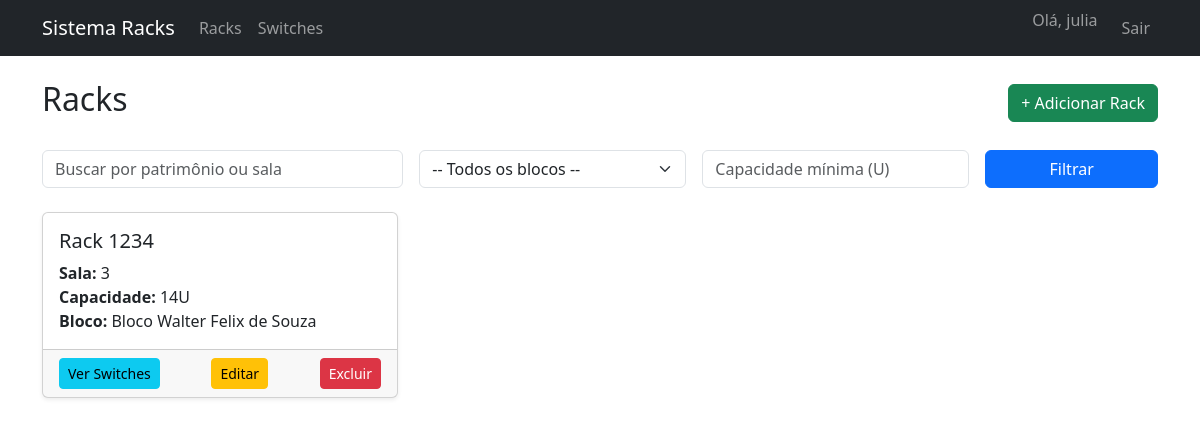
The page /inventario/racks/ (signed in) on the database as committed earlier.
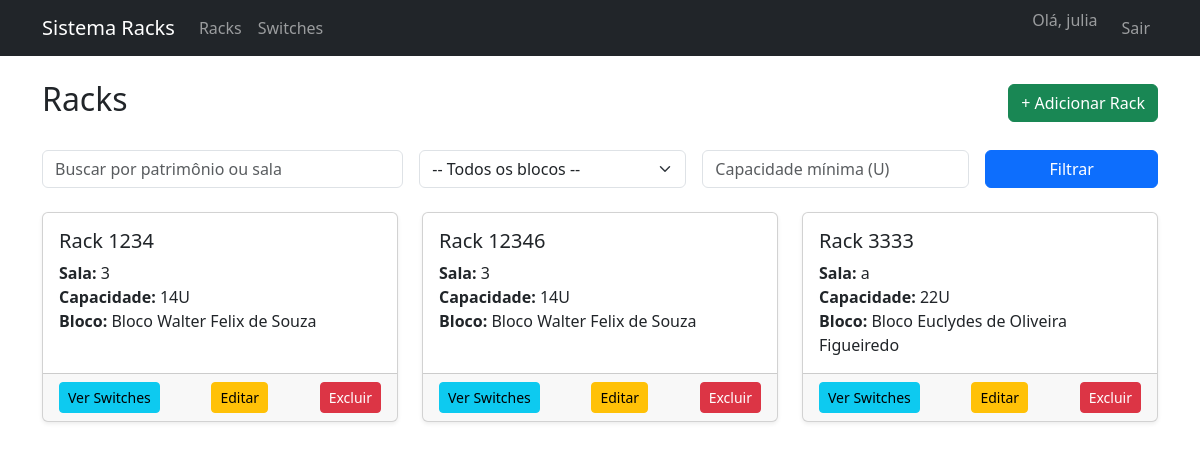
The same page on the database as committed later.
### inventario/models.py (models this page shows, shortened)
class Rack(models.Model):
    id = models.AutoField(primary_key=True)
    num_patrimonio = models.CharField(max_length=50, unique=True)
    capacidade_u = models.IntegerField()
    sala = models.CharField(max_length=100)
    id_bloco = models.ForeignKey(Bloco, on_delete=models.CASCADE, related_name="racks")

class Bloco(models.Model):
    nome_bloco = models.CharField(max_length=100)

### inventario/views.py (the view)
# urls.py: path("racks/", views.rack_list, name="rack_list"),
@login_required
def rack_list(request):
    racks = Rack.objects.all()
    blocos = Bloco.objects.all()
    q = request.GET.get("q")
    bloco_id = request.GET.get("bloco")
    capacidade_min = request.GET.get("capacidade")
    if q:
        racks = racks.filter(num_patrimonio__icontains=q) | racks.filter(sala__icontains=q)
    if bloco_id:
        racks = racks.filter(id_bloco__id=bloco_id)
    if capacidade_min:
        racks = racks.filter(capacidade_u__gte=capacidade_min)
    return render(request, "rack_list.html", {"racks": racks, "blocos": blocos})

### templates/rack_list.html (shortened to what this page needs)
{% extends "base.html" %}
{% block content %}
<div class="d-flex justify-content-between align-items-center mb-4">
    <h2>Racks</h2>
    <a href="{% url 'rack_create' %}" class="btn btn-success">+ Adicionar Rack</a>
</div>
<form method="get" class="row g-3 mb-4">
    <div class="col-md-4">
        <input type="text" name="q" class="form-control" placeholder="Buscar por patrimônio ou sala"
               value="{{ request.GET.q }}">
    </div>
    <div class="col-md-3">
        <select name="bloco" class="form-select">
            <option value="">-- Todos os blocos --</option>
        </select>
    </div>
    <div class="col-md-3">
        <input type="number" name="capacidade" class="form-control" placeholder="Capacidade mínima (U)"
               value="{{ request.GET.capacidade }}">
    </div>
    <div class="col-md-2 d-grid">
        <button type="submit" class="btn btn-primary">Filtrar</button>
    </div>
</form>
<div class="row row-cols-1 row-cols-md-3 g-4">
    {% for rack in racks %}
    <div class="col">
        <div class="card shadow-sm h-100">
            <div class="card-body">
                <h5 class="card-title">Rack {{ rack.num_patrimonio }}</h5>
                <p class="card-text">
                    <strong>Sala:</strong> {{ rack.sala|default:"Não informado" }} <br>
                    <strong>Capacidade:</strong> {{ rack.capacidade_u|default:"-" }}U <br>
                    <strong>Bloco:</strong> {{ rack.id_bloco.nome_bloco }}
                </p>
            </div>
            <div class="card-footer d-flex justify-content-between">
                <a href="{% url 'switches_por_rack' rack.id %}" class="btn btn-info btn-sm">Ver Switches</a>
                <a href="{% url 'rack_update' rack.id %}" class="btn btn-warning btn-sm">Editar</a>
                <a href="{% url 'rack_delete' rack.id %}" class="btn btn-danger btn-sm">Excluir</a>
            </div>
        </div>
    </div>
    {% empty %}
    <div class="col">
        <div class="alert alert-info">Nenhum rack cadastrado.</div>
    </div>
    {% endfor %}
</div>
{% endblock %}

### templates/base.html (shortened to what this page needs)
<!DOCTYPE html>
<html lang="pt-br">
<head>
    <link href="https://cdn.jsdelivr.net/npm/bootstrap@5.3.0/dist/css/bootstrap.min.css" rel="stylesheet">
</head>
<body>
    <nav class="navbar navbar-expand-lg navbar-dark bg-dark mb-4">
        <div class="container">
            <a class="navbar-brand" href="{% url 'home' %}">Sistema Racks</a>
            <div class="collapse navbar-collapse">
                <ul class="navbar-nav me-auto">
                    <li class="nav-item"><a class="nav-link" href="{% url 'rack_list' %}">Racks</a></li>
                    <li class="nav-item"><a class="nav-link" href="{% url 'switch_list' %}">Switches</a></li>
                </ul>
                <ul class="navbar-nav">
                    {% if user.is_authenticated %}
                        <li class="nav-item"><span class="navbar-text me-3">Olá, {{ user.username }}</span></li>
                        <li class="nav-item"><a class="nav-link" href="{% url 'logout' %}">Sair</a></li>
                    {% else %}
                        <li class="nav-item"><a class="nav-link" href="{% url 'login' %}">Entrar</a></li>
                    {% endif %}
                </ul>
            </div>
        </div>
    </nav>
    <div class="container">
        {% block content %}{% endblock %}
    </div>
</body>
</html>

Rows that differ between the two databases and show on the page:
added Rack: num_patrimonio "12346", sala "3", capacidade_u "14", id_bloco.nome_bloco "Bloco Walter Felix de Souza"
added Rack: num_patrimonio "3333", sala "a", capacidade_u "22", id_bloco.nome_bloco "Bloco Euclydes de Oliveira Figueiredo"
